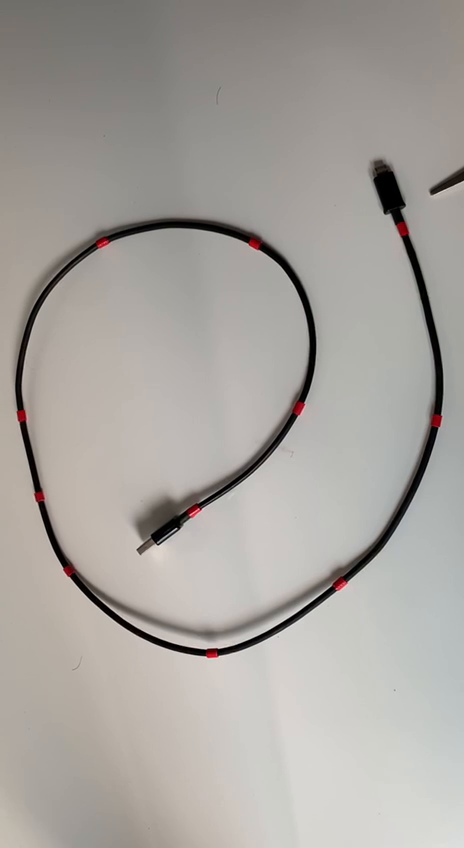
#> input picture frame 36 of videos/id1.mp4, 464 x 848 px, given in place of id17.mp4, which was not available
$ python dlo_tracking_contour.py
#> lines starting #> are read from the running program, lines starting #| are printed output that depends on the picture; after the words box and inside, x2 and y2 are one past the last pixel; in counts of white or black regions, pixels touching at a corner belong together; pictures that were not available may be replaced by others from this repository, and a replacement may not be noted
#> further down, img is the input picture: shape (848, 464, 3); mean B, G, R 159, 163.8, 168

# Import necessary libraries
import cv2
import numpy as np
import torch
import csv
import matplotlib.pyplot as plt

def assignKeypoints(keypoints):
    keypoints_assigned = sorted([(x + w / 2, y + h / 2) for x, y, w, h in [cv2.boundingRect(cnt) for cnt in keypoints]], key=lambda x: x[0])
    return keypoints_assigned

def rescaleImg(frame, scale = 0.5):
    width = int(frame.shape[1] * scale)
    height = int(frame.shape[0] * scale)
    dimensions = (width,height)
    return cv2.resize(frame, dimensions, interpolation=cv2.INTER_AREA)

# Function to check if two contours are close
def are_contours_close(cnt1, cnt2, threshold=10):
    x1, y1, w1, h1 = cv2.boundingRect(cnt1)
    x2, y2, w2, h2 = cv2.boundingRect(cnt2)

    # Calculate the distance between the centers of the bounding rectangles
    distance = ((x1 + w1 / 2 - x2 - w2 / 2) ** 2 + (y1 + h1 / 2 - y2 - h2 / 2) ** 2) ** 0.5
    return distance < threshold

def colorContour(img):
    # Convert BGR image to HSV
    hsv_image = cv2.cvtColor(img, cv2.COLOR_BGR2HSV)
#> hsv_image: shape (848, 464, 3); mean H, S, V 23.2, 17.8, 168.4
    # Define the range for white color
    lower_red = np.array([170, 50, 50])
    upper_red = np.array([180, 255, 255])
    # Create a mask
    mask = cv2.inRange(hsv_image, lower_red, upper_red)
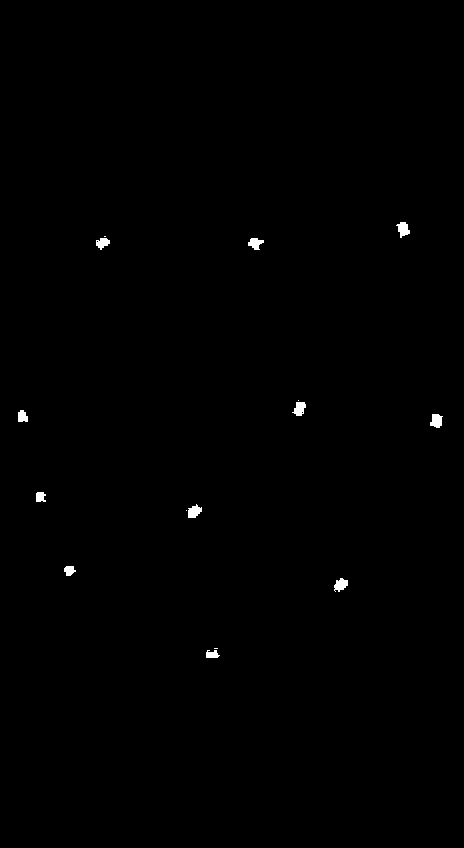
#> mask: shape (848, 464); 0.32% white; 15 white regions (4 under 20 px)
    # Find contours
    contours, _ = cv2.findContours(mask, cv2.RETR_LIST, cv2.CHAIN_APPROX_SIMPLE)
#> contours = 17 contours, 6 with area under 20; largest, box (x1, y1, x2, y2) and area: (430, 414, 443, 428) 112, (396, 222, 410, 238) 112, (188, 504, 202, 518) 110, (292, 402, 306, 416) 108, (334, 578, 348, 592) 106

    # Calculate area for each contour and create a tuple (contour, area)
    contour_areas = [(cnt, cv2.contourArea(cnt)) for cnt in contours]
#> contour_areas = 17 items

    # Sort contours based on area in descending order
    contour_areas.sort(key=lambda x: x[1], reverse=True)

    # Select top 11 contours
    top_area_contours = [cnt[0] for cnt in contour_areas[:11]]
#> top_area_contours = 11 contours; largest, box (x1, y1, x2, y2) and area: (430, 414, 443, 428) 112, (396, 222, 410, 238) 112, (188, 504, 202, 518) 110, (292, 402, 306, 416) 108, (334, 578, 348, 592) 106

    # Filter out smaller contours that are close to larger ones
    filtered_contours = []
    for cnt1 in top_area_contours:
        keep = True
        for cnt2 in top_area_contours:
            if cnt2 is not cnt1:
                if are_contours_close(cnt1, cnt2) and cv2.contourArea(cnt1) < cv2.contourArea(cnt2):
                    keep = False
                    break
        if keep:
            filtered_contours.append(cnt1)
#> this loop made 11 passes

    # Draw bounding box around color block
    copied_img = img.copy()
    for contour in filtered_contours:
        x, y, w, h = cv2.boundingRect(contour)
        cv2.rectangle(copied_img, (x, y), (x + w, y + h), (0, 255, 0), 2)
        # Draw a cross marker
        point = (int(x+w/2), int(y+h/2))

        cv2.drawMarker(copied_img, point, color=(0, 0, 255), markerType=cv2.MARKER_CROSS, markerSize=20, thickness=2)
#> this loop made 11 passes
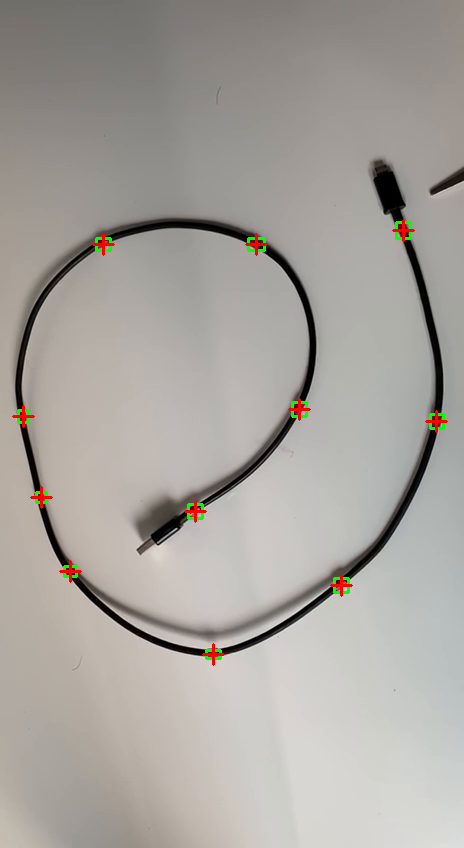
#> copied_img: shape (848, 464, 3); 0.65% of pixels changed, all inside (x1, y1, x2, y2) = (12, 219, 448, 666)
    return copied_img, filtered_contours

#Read Video
video_path = 'videos\id17.mp4'
cap = cv2.VideoCapture(video_path)
if cap is not None:
    # Get the frames per second (fps) and frame size of the original video
    fps = cap.get(cv2.CAP_PROP_FPS)
    frame_size = (int(cap.get(3)), int(cap.get(4)))

    # Create a cv2.VideoWriter object
    fourcc = cv2.VideoWriter_fourcc(*'MJPG')  # or use 'XVID'
    out = cv2.VideoWriter('output.avi', fourcc, fps , frame_size)
    keypoints_matrix = []
    while True:
        _ , img = cap.read()
        if img is not None:
            #Keypoint Alogorithms
            keypoints_vector = [0]*11
            img_with_color_contour, filtered_contours_by_area = colorContour(img)

            if keypoints_matrix:
                for cnt in filtered_contours_by_area:
                    short_dist, index = 100,0
                    x, y, w, h = cv2.boundingRect(cnt)
                    coordinates = (x + w / 2, y + h / 2)
                    for i,cnt_index in enumerate(keypoints_matrix[-1]):
                        if cnt_index != 0:
                            prev_coordinates = cnt_index
                        elif cnt_index == 0:
                            for j in range(1, 15):
                                cnt_index = keypoints_matrix[-j][i]
                                if cnt_index != 0:
                                    prev_coordinates = cnt_index
                                    break
                        ecludian_dist = ((coordinates[0] - prev_coordinates[0]) ** 2 + (coordinates[1] - prev_coordinates[1]) ** 2) ** 0.5
                        if ecludian_dist < short_dist:
                            index = i
                            short_dist = ecludian_dist
                    keypoints_vector[index] = coordinates

            else:
                keypoints_vector = assignKeypoints(filtered_contours_by_area)

            keypoints_matrix.append(keypoints_vector)

            """ keypoints_vector = np.array(keypoints_vector)
            plt.scatter(*zip(*keypoints_vector))
            plt.show() """

            #Rescale
            img_with_color_contour_resize = rescaleImg(img_with_color_contour)

            # Write the frame into the output video file
            out.write(img_with_color_contour_resize)

            # Display the image with keypoints
            cv2.imshow('Keypoints_colorContour', img_with_color_contour_resize)

            cv2.imshow('Video', rescaleImg(img))
            if cv2.waitKey(1) & 0xff == ord('q'):
#> (key q is pressed here)
                break
        else:
            break
    # print (keypoints_matrix)

    with open('keypoints_matrix_id17.csv', 'w', newline='') as file:
        writer = csv.writer(file)
        writer.writerows(keypoints_matrix)

cap.release()
out.release()
cv2.destroyAllWindows()

$ run again, starting later in the video
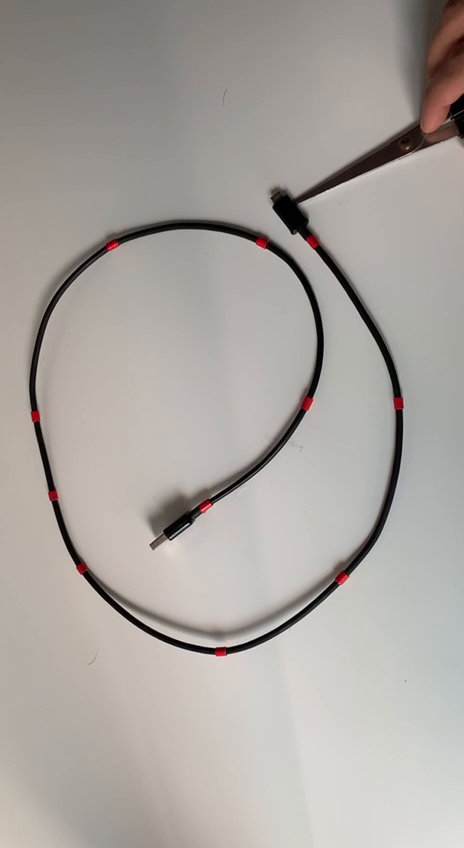
#> input picture frame 165 of videos/id1.mp4, 464 x 848 px, given in place of id17.mp4, which was not available
#> img is the input picture: shape (848, 464, 3); mean B, G, R 160.3, 165.3, 170.5
#> hsv_image: shape (848, 464, 3); mean H, S, V 22.8, 19.6, 170.8
#> in colorContour, `mask = cv2.inRange(hsv_image, lower_red, upper_red)`:
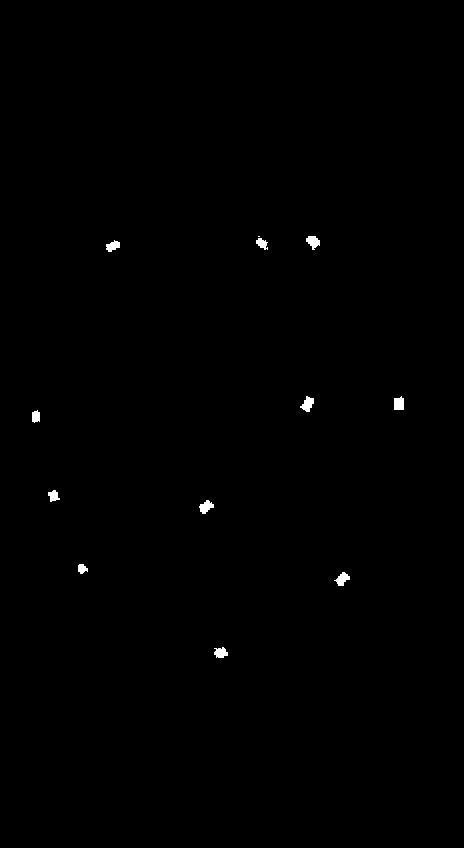
#> mask: shape (848, 464); 0.3% white; 12 white regions (1 under 20 px)
#> contours = 12 contours, 1 with area under 20; largest, box (x1, y1, x2, y2) and area: (300, 396, 314, 412) 106, (306, 236, 320, 250) 102, (394, 396, 404, 410) 102, (199, 500, 214, 514) 101, (334, 572, 350, 586) 100
#> contour_areas = 12 items
#> top_area_contours = 11 contours; largest, box (x1, y1, x2, y2) and area: (300, 396, 314, 412) 106, (306, 236, 320, 250) 102, (394, 396, 404, 410) 102, (199, 500, 214, 514) 101, (334, 572, 350, 586) 100
#> the loop in colorContour, `for cnt1 in top_area_contours:` made 11 passes
#> the loop in colorContour, `for contour in filtered_contours:` made 11 passes
#> after the loop in colorContour, `for contour in filtered_contours:`:
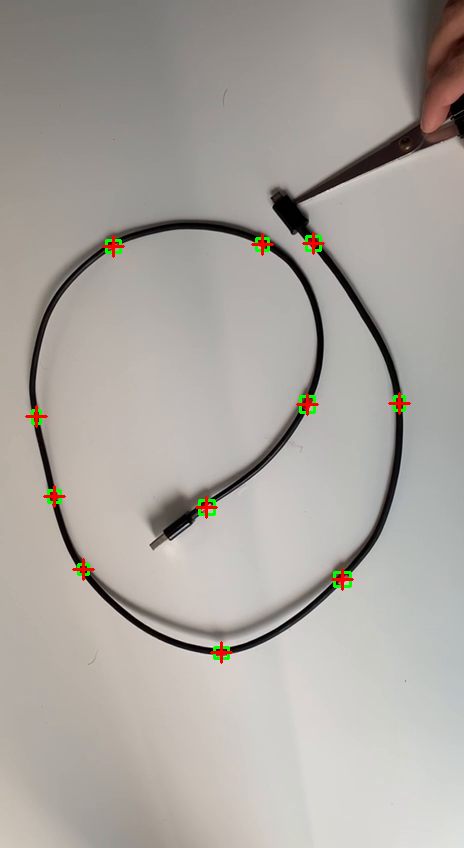
#> copied_img: shape (848, 464, 3); 0.65% of pixels changed, all inside (x1, y1, x2, y2) = (25, 232, 411, 664)

$ run again, starting later in the video
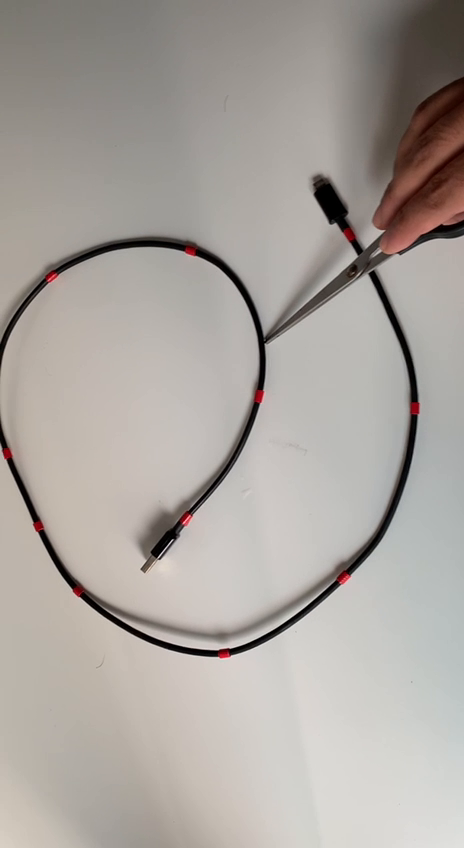
#> input picture frame 293 of videos/id1.mp4, 464 x 848 px, given in place of id17.mp4, which was not available
#> img is the input picture: shape (848, 464, 3); mean B, G, R 158.8, 164.2, 170.1
#> hsv_image: shape (848, 464, 3); mean H, S, V 21.9, 22.6, 170.4
#> in colorContour, `mask = cv2.inRange(hsv_image, lower_red, upper_red)`:
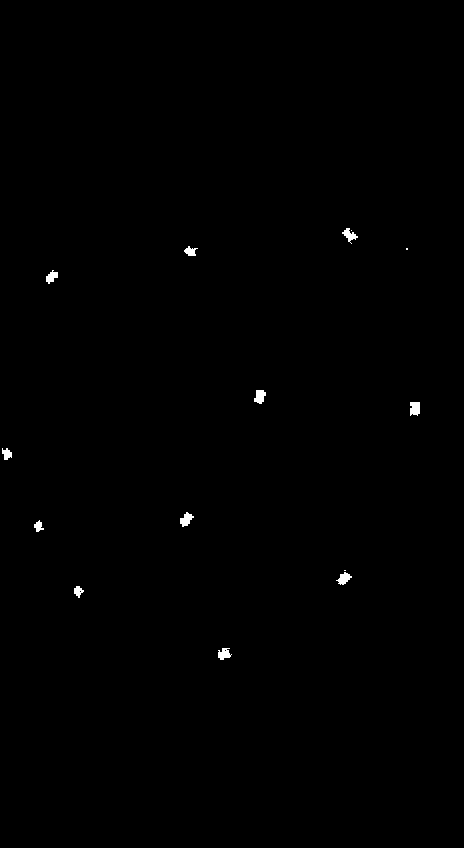
#> mask: shape (848, 464); 0.28% white; 14 white regions (3 under 20 px)
#> contours = 16 contours, 5 with area under 20; largest, box (x1, y1, x2, y2) and area: (410, 402, 420, 416) 102, (254, 390, 266, 404) 98, (180, 512, 194, 527) 96, (336, 572, 352, 585) 92, (218, 648, 232, 660) 86
#> contour_areas = 16 items
#> top_area_contours = 11 contours; largest, box (x1, y1, x2, y2) and area: (410, 402, 420, 416) 102, (254, 390, 266, 404) 98, (180, 512, 194, 527) 96, (336, 572, 352, 585) 92, (218, 648, 232, 660) 86
#> the loop in colorContour, `for cnt1 in top_area_contours:` made 11 passes
#> the loop in colorContour, `for contour in filtered_contours:` made 11 passes
#> after the loop in colorContour, `for contour in filtered_contours:`:
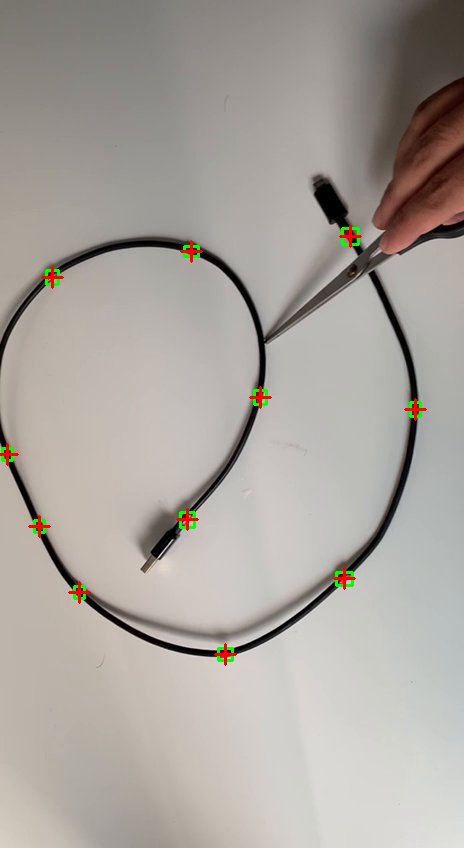
#> copied_img: shape (848, 464, 3); 0.65% of pixels changed, all inside (x1, y1, x2, y2) = (0, 225, 427, 666)
